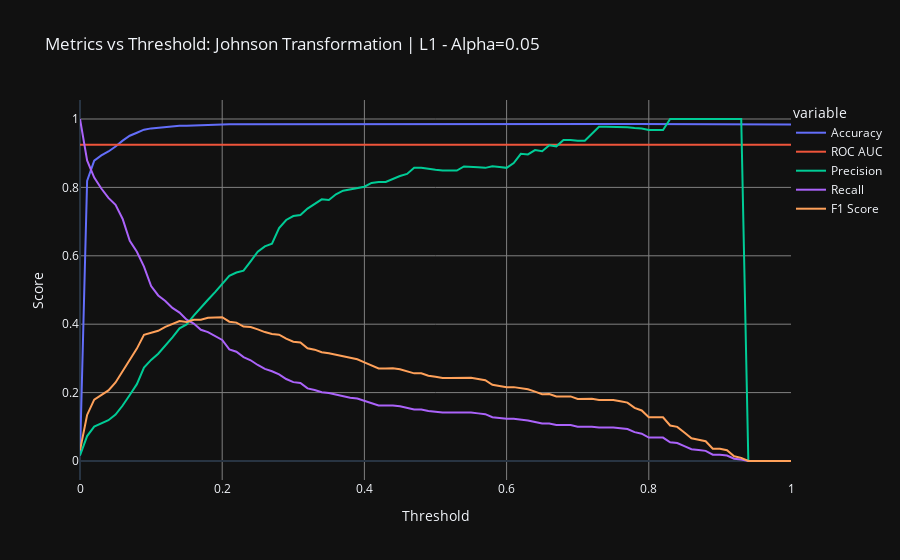

Write notebook code for a chart like this one.
### Code cell
interactive_metrics_vs_threshold_plot(y_test, y_pred, "Johnson Transformation | L1 - Alpha=0.05")
